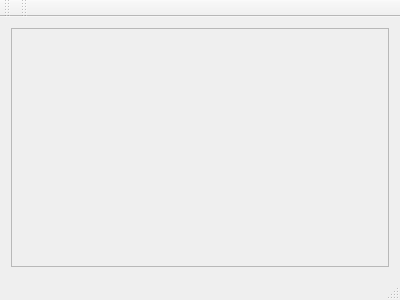
<?xml version="1.0" encoding="UTF-8"?>
<ui version="4.0">
 <class>MainWindow</class>
 <widget class="QMainWindow" name="MainWindow">
  <property name="geometry">
   <rect>
    <x>0</x>
    <y>0</y>
    <width>400</width>
    <height>300</height>
   </rect>
  </property>
  <property name="windowTitle">
   <string>MainWindow</string>
  </property>
  <widget class="QWidget" name="centralWidget">
   <layout class="QVBoxLayout" name="verticalLayout">
    <item>
     <widget class="QScrollArea" name="scrollArea">
      <property name="widgetResizable">
       <bool>true</bool>
      </property>
      <widget class="QWidget" name="scrollAreaWidgetContents">
       <property name="geometry">
        <rect>
         <x>0</x>
         <y>0</y>
         <width>380</width>
         <height>219</height>
        </rect>
       </property>
       <widget class="QLabel" name="imageViewer">
        <property name="geometry">
         <rect>
          <x>0</x>
          <y>40</y>
          <width>382</width>
          <height>145</height>
         </rect>
        </property>
        <property name="autoFillBackground">
         <bool>false</bool>
        </property>
        <property name="text">
         <string/>
        </property>
        <property name="pixmap">
         <pixmap>../Pictures/Screenshot from 2019-03-23 09-23-05.png</pixmap>
        </property>
        <property name="scaledContents">
         <bool>false</bool>
        </property>
        <property name="wordWrap">
         <bool>false</bool>
        </property>
       </widget>
      </widget>
     </widget>
    </item>
   </layout>
  </widget>
  <widget class="QMenuBar" name="menuBar">
   <property name="geometry">
    <rect>
     <x>0</x>
     <y>0</y>
     <width>400</width>
     <height>22</height>
    </rect>
   </property>
  </widget>
  <widget class="QToolBar" name="mainToolBar">
   <attribute name="toolBarArea">
    <enum>TopToolBarArea</enum>
   </attribute>
   <attribute name="toolBarBreak">
    <bool>false</bool>
   </attribute>
  </widget>
  <widget class="QStatusBar" name="statusBar"/>
  <widget class="QToolBar" name="toolBar">
   <property name="windowTitle">
    <string>toolBar</string>
   </property>
   <attribute name="toolBarArea">
    <enum>TopToolBarArea</enum>
   </attribute>
   <attribute name="toolBarBreak">
    <bool>false</bool>
   </attribute>
  </widget>
 </widget>
 <layoutdefault spacing="6" margin="11"/>
 <resources/>
 <connections/>
</ui>
